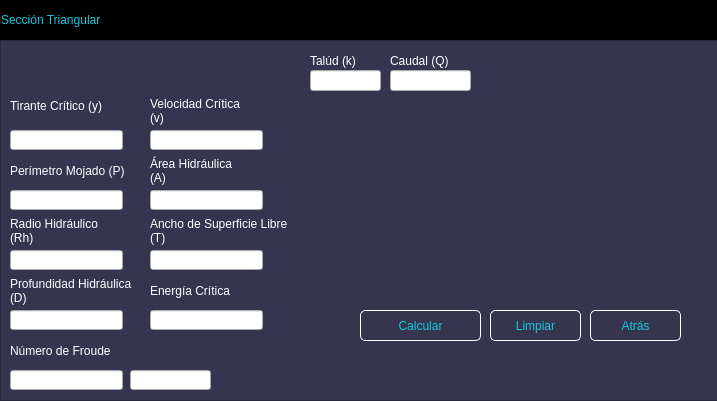
<?xml version="1.0" encoding="UTF-8"?>
<ui version="4.0">
 <class>MainWindow</class>
 <widget class="QMainWindow" name="MainWindow">
  <property name="geometry">
   <rect>
    <x>0</x>
    <y>0</y>
    <width>717</width>
    <height>401</height>
   </rect>
  </property>
  <property name="windowTitle">
   <string>MainWindow</string>
  </property>
  <widget class="QWidget" name="centralwidget">
   <layout class="QVBoxLayout" name="verticalLayout">
    <property name="spacing">
     <number>0</number>
    </property>
    <property name="leftMargin">
     <number>0</number>
    </property>
    <property name="topMargin">
     <number>0</number>
    </property>
    <property name="rightMargin">
     <number>0</number>
    </property>
    <property name="bottomMargin">
     <number>0</number>
    </property>
    <item>
     <widget class="QFrame" name="frame">
      <property name="frameShape">
       <enum>QFrame::StyledPanel</enum>
      </property>
      <property name="frameShadow">
       <enum>QFrame::Raised</enum>
      </property>
      <widget class="QFrame" name="frame_superior">
       <property name="geometry">
        <rect>
         <x>0</x>
         <y>0</y>
         <width>718</width>
         <height>40</height>
        </rect>
       </property>
       <property name="maximumSize">
        <size>
         <width>16777215</width>
         <height>40</height>
        </size>
       </property>
       <property name="styleSheet">
        <string notr="true">QFrame{
background-color:rgb(0, 0, 0);
}

QPushButton{
background-color: #000000ff;
border-radius:20px;
}

QPushButton:hover{
background-color:rgb(53, 53, 79);
border-radius:20px;
}</string>
       </property>
       <property name="frameShape">
        <enum>QFrame::StyledPanel</enum>
       </property>
       <property name="frameShadow">
        <enum>QFrame::Raised</enum>
       </property>
       <layout class="QHBoxLayout" name="horizontalLayout">
        <property name="spacing">
         <number>0</number>
        </property>
        <property name="leftMargin">
         <number>0</number>
        </property>
        <property name="topMargin">
         <number>0</number>
        </property>
        <property name="rightMargin">
         <number>0</number>
        </property>
        <property name="bottomMargin">
         <number>0</number>
        </property>
        <item>
         <widget class="QLabel" name="label">
          <property name="styleSheet">
           <string notr="true">font:87 12pt&quot;Arial Black&quot;;
color:rgb(20,200,220);</string>
          </property>
          <property name="text">
           <string>Sección Triangular</string>
          </property>
         </widget>
        </item>
        <item>
         <spacer name="horizontalSpacer">
          <property name="orientation">
           <enum>Qt::Horizontal</enum>
          </property>
          <property name="sizeHint" stdset="0">
           <size>
            <width>386</width>
            <height>20</height>
           </size>
          </property>
         </spacer>
        </item>
        <item>
         <widget class="QPushButton" name="bt_minimizar">
          <property name="minimumSize">
           <size>
            <width>40</width>
            <height>40</height>
           </size>
          </property>
          <property name="text">
           <string/>
          </property>
          <property name="icon">
           <iconset>
            <normaloff>Imágenes/minimizar.png</normaloff>Imágenes/minimizar.png</iconset>
          </property>
          <property name="iconSize">
           <size>
            <width>30</width>
            <height>30</height>
           </size>
          </property>
         </widget>
        </item>
        <item>
         <widget class="QPushButton" name="bt_cerrar">
          <property name="minimumSize">
           <size>
            <width>40</width>
            <height>40</height>
           </size>
          </property>
          <property name="text">
           <string/>
          </property>
          <property name="icon">
           <iconset>
            <normaloff>Imágenes/cerrar2.png</normaloff>Imágenes/cerrar2.png</iconset>
          </property>
          <property name="iconSize">
           <size>
            <width>30</width>
            <height>30</height>
           </size>
          </property>
         </widget>
        </item>
       </layout>
      </widget>
      <widget class="QFrame" name="frame_2">
       <property name="geometry">
        <rect>
         <x>0</x>
         <y>40</y>
         <width>718</width>
         <height>361</height>
        </rect>
       </property>
       <property name="styleSheet">
        <string notr="true">QFrame{
background-color:rgb(53,53,79);
}

QPushButton{
font:87 12pt&quot;Arial Black&quot;;
background-color:#000000ff;
color:rgb(20,200,220);
border-radius:5px;
border:1px solid white;
}


QPushButton:hover{
background-color:black;
}</string>
       </property>
       <property name="frameShape">
        <enum>QFrame::StyledPanel</enum>
       </property>
       <property name="frameShadow">
        <enum>QFrame::Raised</enum>
       </property>
       <widget class="QLabel" name="label_3">
        <property name="geometry">
         <rect>
          <x>310</x>
          <y>10</y>
          <width>71</width>
          <height>21</height>
         </rect>
        </property>
        <property name="styleSheet">
         <string notr="true">font:87 10pt&quot;Arial Black&quot;;
color:rgb(255,255,255);</string>
        </property>
        <property name="text">
         <string>Talúd (k)</string>
        </property>
       </widget>
       <widget class="QLineEdit" name="Taludk">
        <property name="geometry">
         <rect>
          <x>310</x>
          <y>30</y>
          <width>71</width>
          <height>21</height>
         </rect>
        </property>
       </widget>
       <widget class="QLabel" name="label_6">
        <property name="geometry">
         <rect>
          <x>10</x>
          <y>110</y>
          <width>121</width>
          <height>41</height>
         </rect>
        </property>
        <property name="styleSheet">
         <string notr="true">font:87 10pt&quot;Arial Black&quot;;
color:rgb(255,255,255);</string>
        </property>
        <property name="text">
         <string>Perímetro Mojado (P)</string>
        </property>
        <property name="wordWrap">
         <bool>true</bool>
        </property>
       </widget>
       <widget class="QLineEdit" name="Perimetro">
        <property name="geometry">
         <rect>
          <x>10</x>
          <y>150</y>
          <width>113</width>
          <height>20</height>
         </rect>
        </property>
       </widget>
       <widget class="QLabel" name="label_7">
        <property name="geometry">
         <rect>
          <x>150</x>
          <y>110</y>
          <width>101</width>
          <height>41</height>
         </rect>
        </property>
        <property name="styleSheet">
         <string notr="true">font:87 10pt&quot;Arial Black&quot;;
color:rgb(255,255,255);</string>
        </property>
        <property name="text">
         <string>Área Hidráulica (A)</string>
        </property>
        <property name="wordWrap">
         <bool>true</bool>
        </property>
       </widget>
       <widget class="QLineEdit" name="Area">
        <property name="geometry">
         <rect>
          <x>150</x>
          <y>150</y>
          <width>113</width>
          <height>20</height>
         </rect>
        </property>
       </widget>
       <widget class="QLabel" name="label_9">
        <property name="geometry">
         <rect>
          <x>10</x>
          <y>170</y>
          <width>111</width>
          <height>41</height>
         </rect>
        </property>
        <property name="styleSheet">
         <string notr="true">font:87 10pt&quot;Arial Black&quot;;
color:rgb(255,255,255);</string>
        </property>
        <property name="text">
         <string>Radio Hidráulico (Rh)</string>
        </property>
        <property name="wordWrap">
         <bool>true</bool>
        </property>
       </widget>
       <widget class="QLineEdit" name="Radio">
        <property name="geometry">
         <rect>
          <x>10</x>
          <y>210</y>
          <width>113</width>
          <height>20</height>
         </rect>
        </property>
       </widget>
       <widget class="QLabel" name="label_8">
        <property name="geometry">
         <rect>
          <x>150</x>
          <y>170</y>
          <width>141</width>
          <height>41</height>
         </rect>
        </property>
        <property name="styleSheet">
         <string notr="true">font:87 10pt&quot;Arial Black&quot;;
color:rgb(255,255,255);</string>
        </property>
        <property name="text">
         <string>Ancho de Superficie Libre (T)</string>
        </property>
        <property name="wordWrap">
         <bool>true</bool>
        </property>
       </widget>
       <widget class="QLineEdit" name="Ancho">
        <property name="geometry">
         <rect>
          <x>150</x>
          <y>210</y>
          <width>113</width>
          <height>20</height>
         </rect>
        </property>
       </widget>
       <widget class="QLabel" name="label_10">
        <property name="geometry">
         <rect>
          <x>360</x>
          <y>120</y>
          <width>321</width>
          <height>131</height>
         </rect>
        </property>
        <property name="text">
         <string/>
        </property>
        <property name="textFormat">
         <enum>Qt::AutoText</enum>
        </property>
        <property name="pixmap">
         <pixmap>Imágenes/Triangular.png</pixmap>
        </property>
        <property name="scaledContents">
         <bool>true</bool>
        </property>
       </widget>
       <widget class="QPushButton" name="Calcular">
        <property name="geometry">
         <rect>
          <x>360</x>
          <y>270</y>
          <width>121</width>
          <height>31</height>
         </rect>
        </property>
        <property name="text">
         <string>Calcular</string>
        </property>
       </widget>
       <widget class="QPushButton" name="Limpiar">
        <property name="geometry">
         <rect>
          <x>490</x>
          <y>270</y>
          <width>91</width>
          <height>31</height>
         </rect>
        </property>
        <property name="text">
         <string>Limpiar</string>
        </property>
       </widget>
       <widget class="QPushButton" name="Atras">
        <property name="geometry">
         <rect>
          <x>590</x>
          <y>270</y>
          <width>91</width>
          <height>31</height>
         </rect>
        </property>
        <property name="text">
         <string>Atrás</string>
        </property>
       </widget>
       <widget class="QLabel" name="label_11">
        <property name="geometry">
         <rect>
          <x>10</x>
          <y>230</y>
          <width>141</width>
          <height>41</height>
         </rect>
        </property>
        <property name="styleSheet">
         <string notr="true">font:87 10pt&quot;Arial Black&quot;;
color:rgb(255,255,255);</string>
        </property>
        <property name="text">
         <string>Profundidad Hidráulica (D)</string>
        </property>
        <property name="wordWrap">
         <bool>true</bool>
        </property>
       </widget>
       <widget class="QLineEdit" name="Profundidad">
        <property name="geometry">
         <rect>
          <x>10</x>
          <y>270</y>
          <width>113</width>
          <height>20</height>
         </rect>
        </property>
       </widget>
       <widget class="QLabel" name="label_13">
        <property name="geometry">
         <rect>
          <x>10</x>
          <y>40</y>
          <width>101</width>
          <height>51</height>
         </rect>
        </property>
        <property name="styleSheet">
         <string notr="true">font:87 10pt&quot;Arial Black&quot;;
color:rgb(255,255,255);</string>
        </property>
        <property name="text">
         <string>Tirante Crítico (y)</string>
        </property>
        <property name="wordWrap">
         <bool>true</bool>
        </property>
       </widget>
       <widget class="QLineEdit" name="Tirante">
        <property name="geometry">
         <rect>
          <x>10</x>
          <y>90</y>
          <width>113</width>
          <height>20</height>
         </rect>
        </property>
       </widget>
       <widget class="QLabel" name="label_14">
        <property name="geometry">
         <rect>
          <x>150</x>
          <y>50</y>
          <width>101</width>
          <height>41</height>
         </rect>
        </property>
        <property name="styleSheet">
         <string notr="true">font:87 10pt&quot;Arial Black&quot;;
color:rgb(255,255,255);</string>
        </property>
        <property name="text">
         <string>Velocidad Crítica (v)</string>
        </property>
        <property name="wordWrap">
         <bool>true</bool>
        </property>
       </widget>
       <widget class="QLineEdit" name="Velocidad">
        <property name="geometry">
         <rect>
          <x>150</x>
          <y>90</y>
          <width>113</width>
          <height>20</height>
         </rect>
        </property>
       </widget>
       <widget class="QLabel" name="label_15">
        <property name="geometry">
         <rect>
          <x>150</x>
          <y>230</y>
          <width>111</width>
          <height>41</height>
         </rect>
        </property>
        <property name="styleSheet">
         <string notr="true">font:87 10pt&quot;Arial Black&quot;;
color:rgb(255,255,255);</string>
        </property>
        <property name="text">
         <string>Energía Crítica</string>
        </property>
        <property name="wordWrap">
         <bool>true</bool>
        </property>
       </widget>
       <widget class="QLineEdit" name="Energia">
        <property name="geometry">
         <rect>
          <x>150</x>
          <y>270</y>
          <width>113</width>
          <height>20</height>
         </rect>
        </property>
       </widget>
       <widget class="QLabel" name="label_16">
        <property name="geometry">
         <rect>
          <x>10</x>
          <y>290</y>
          <width>111</width>
          <height>41</height>
         </rect>
        </property>
        <property name="styleSheet">
         <string notr="true">font:87 10pt&quot;Arial Black&quot;;
color:rgb(255,255,255);</string>
        </property>
        <property name="text">
         <string>Número de Froude</string>
        </property>
        <property name="wordWrap">
         <bool>true</bool>
        </property>
       </widget>
       <widget class="QLineEdit" name="Froude">
        <property name="geometry">
         <rect>
          <x>10</x>
          <y>330</y>
          <width>113</width>
          <height>20</height>
         </rect>
        </property>
       </widget>
       <widget class="QLineEdit" name="Regimen">
        <property name="geometry">
         <rect>
          <x>130</x>
          <y>330</y>
          <width>81</width>
          <height>20</height>
         </rect>
        </property>
       </widget>
       <widget class="QLabel" name="label_17">
        <property name="geometry">
         <rect>
          <x>390</x>
          <y>10</y>
          <width>81</width>
          <height>21</height>
         </rect>
        </property>
        <property name="styleSheet">
         <string notr="true">font:87 10pt&quot;Arial Black&quot;;
color:rgb(255,255,255);</string>
        </property>
        <property name="text">
         <string>Caudal (Q)</string>
        </property>
       </widget>
       <widget class="QLineEdit" name="Caudal">
        <property name="geometry">
         <rect>
          <x>390</x>
          <y>30</y>
          <width>81</width>
          <height>21</height>
         </rect>
        </property>
       </widget>
      </widget>
     </widget>
    </item>
   </layout>
  </widget>
 </widget>
 <resources/>
 <connections/>
</ui>
